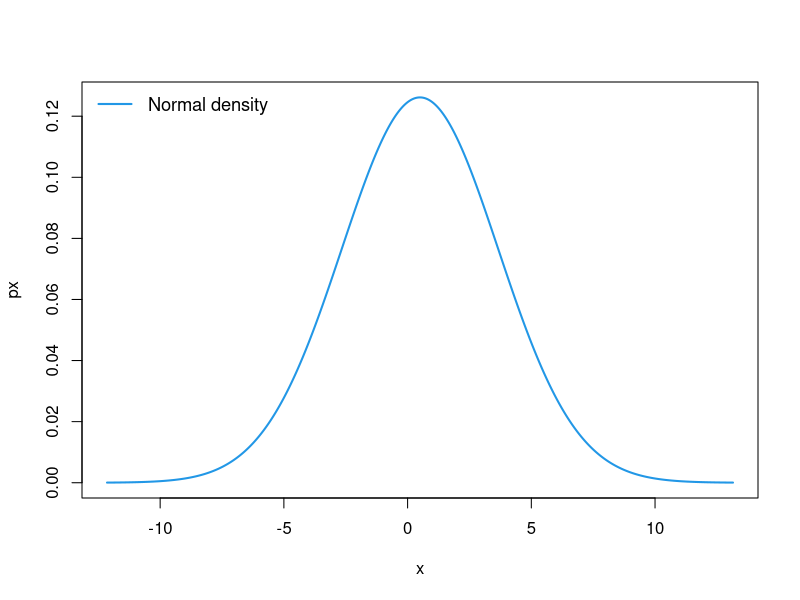
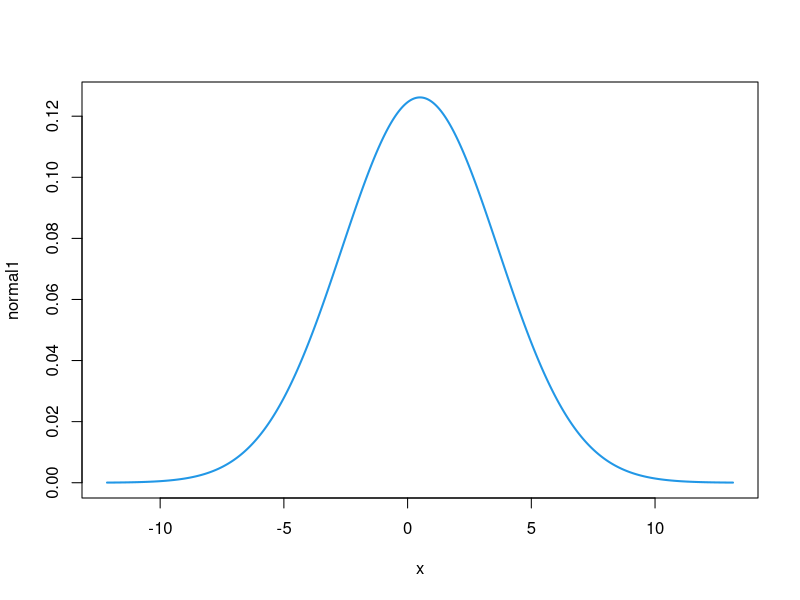
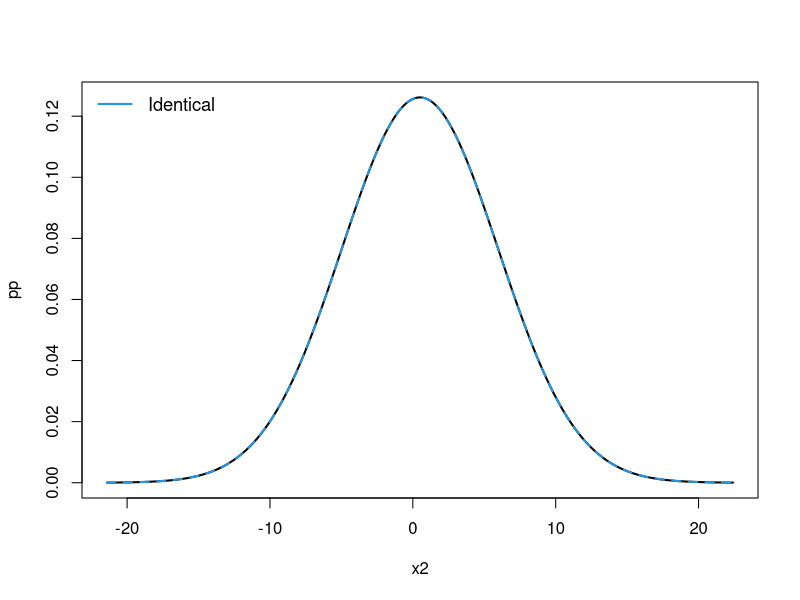
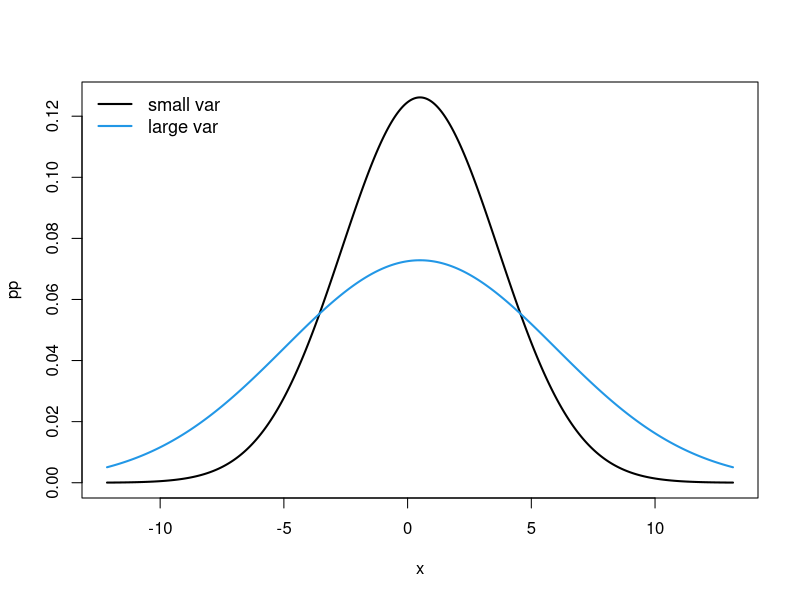
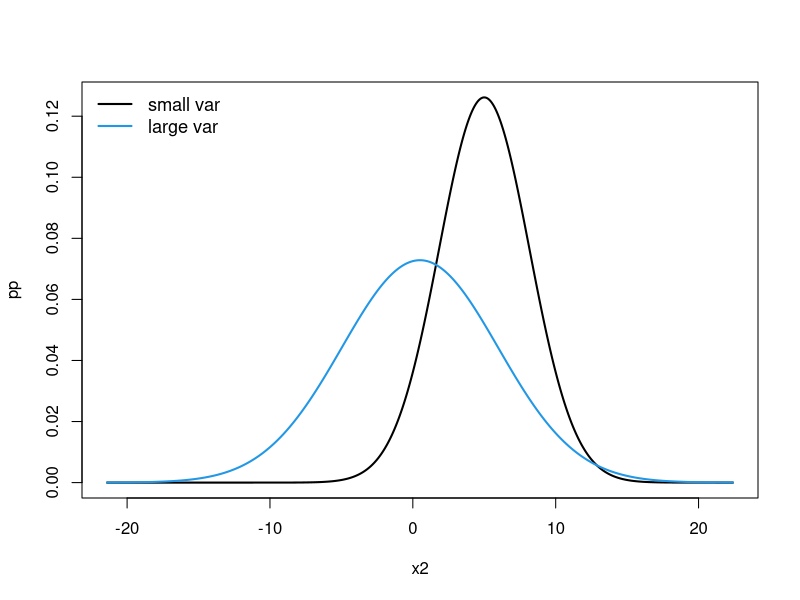

Write R code to recreate these figures, in order.
#
# Plot normal density with mean = m and variance = s2
# 

m = 0.5
s2 = 10
s22 = 30

R = 10000 # number of evaluations
i = seq(1,R)
x = m -4*sqrt(s2) + 8*sqrt(s2)*i/R
x2 = m -4*sqrt(s22) + 8*sqrt(s22)*i/R
px = dnorm(x,mean = m, sd = sqrt(s2))


plot(x,px,type = 'l',lwd=2,col=4)
legend("topleft",legend=c("Normal density"),col=4,lty=1,lwd=2,bty="n",cex=1.1)

# Now do it using the formula

normal1 = (1/sqrt(2*pi*s2))*exp(-((x-m)^2)/(2*s2))
plot(x,normal1,type = 'l',lwd=2,col=4)

pp = cbind(px,normal1)
matplot(x2,pp,,type = 'l',lwd=2,col=c(1,4))
legend("topleft",legend=c("Identical"),col=4,lty=1,lwd=2,bty="n",cex=1.1)

# Now change the variance of one of them

normal2 = (1/sqrt(2*pi*s22))*exp(-((x-m)^2)/(2*s22))

pp = cbind(px,normal2)
matplot(x,pp,,type = 'l',lwd=2,col=c(1,4),lty=1)
legend("topleft",legend=c("small var","large var"),col=c(1,4),lty=1,lwd=2,bty="n",cex=1.1)

# Using the larger variance as scale for horizontal axis and shift mean:
m2 = 5.0
px = dnorm(x2,mean = m2, sd = sqrt(s2))
px2 = dnorm(x2,mean = m, sd = sqrt(s22))
pp = cbind(px,px2)
matplot(x2,pp,,type = 'l',lwd=2,col=c(1,4),lty=1)
legend("topleft",legend=c("small var","large var"),col=c(1,4),lty=1,lwd=2,bty="n",cex=1.1)





